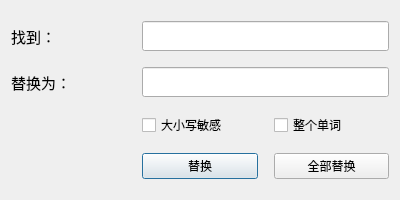
<?xml version="1.0" encoding="UTF-8"?>
<ui version="4.0">
 <class>dialog</class>
 <widget class="QDialog" name="dialog">
  <property name="geometry">
   <rect>
    <x>0</x>
    <y>0</y>
    <width>400</width>
    <height>200</height>
   </rect>
  </property>
  <property name="font">
   <font>
    <family>Arial</family>
   </font>
  </property>
  <property name="windowTitle">
   <string>替换</string>
  </property>
  <layout class="QGridLayout" name="gridLayout" rowstretch="1,0,0,0" columnstretch="0,0,0">
   <property name="horizontalSpacing">
    <number>16</number>
   </property>
   <item row="2" column="2">
    <widget class="QCheckBox" name="checkWhole">
     <property name="text">
      <string>整个单词</string>
     </property>
    </widget>
   </item>
   <item row="0" column="1" colspan="2">
    <widget class="QLineEdit" name="findText">
     <property name="sizePolicy">
      <sizepolicy hsizetype="Expanding" vsizetype="Fixed">
       <horstretch>0</horstretch>
       <verstretch>0</verstretch>
      </sizepolicy>
     </property>
     <property name="minimumSize">
      <size>
       <width>0</width>
       <height>30</height>
      </size>
     </property>
    </widget>
   </item>
   <item row="3" column="1">
    <widget class="QPushButton" name="replaceButton">
     <property name="text">
      <string>替换</string>
     </property>
    </widget>
   </item>
   <item row="0" column="0">
    <widget class="QLabel" name="label_1">
     <property name="maximumSize">
      <size>
       <width>16777215</width>
       <height>18</height>
      </size>
     </property>
     <property name="font">
      <font>
       <family>Arial</family>
       <pointsize>11</pointsize>
       <weight>50</weight>
       <bold>false</bold>
      </font>
     </property>
     <property name="text">
      <string>找到：</string>
     </property>
    </widget>
   </item>
   <item row="2" column="1">
    <widget class="QCheckBox" name="checkSensitive">
     <property name="text">
      <string>大小写敏感</string>
     </property>
    </widget>
   </item>
   <item row="3" column="2">
    <widget class="QPushButton" name="replaceAllButton">
     <property name="text">
      <string>全部替换</string>
     </property>
    </widget>
   </item>
   <item row="1" column="0">
    <widget class="QLabel" name="label_2">
     <property name="maximumSize">
      <size>
       <width>16777215</width>
       <height>18</height>
      </size>
     </property>
     <property name="font">
      <font>
       <family>Arial</family>
       <pointsize>11</pointsize>
       <weight>50</weight>
       <bold>false</bold>
      </font>
     </property>
     <property name="text">
      <string>替换为：</string>
     </property>
    </widget>
   </item>
   <item row="1" column="1" colspan="2">
    <widget class="QLineEdit" name="replaceText">
     <property name="sizePolicy">
      <sizepolicy hsizetype="Expanding" vsizetype="Fixed">
       <horstretch>0</horstretch>
       <verstretch>0</verstretch>
      </sizepolicy>
     </property>
     <property name="minimumSize">
      <size>
       <width>0</width>
       <height>30</height>
      </size>
     </property>
    </widget>
   </item>
  </layout>
 </widget>
 <tabstops>
  <tabstop>findText</tabstop>
  <tabstop>replaceText</tabstop>
  <tabstop>checkSensitive</tabstop>
  <tabstop>checkWhole</tabstop>
  <tabstop>replaceButton</tabstop>
  <tabstop>replaceAllButton</tabstop>
 </tabstops>
 <resources/>
 <connections/>
</ui>
